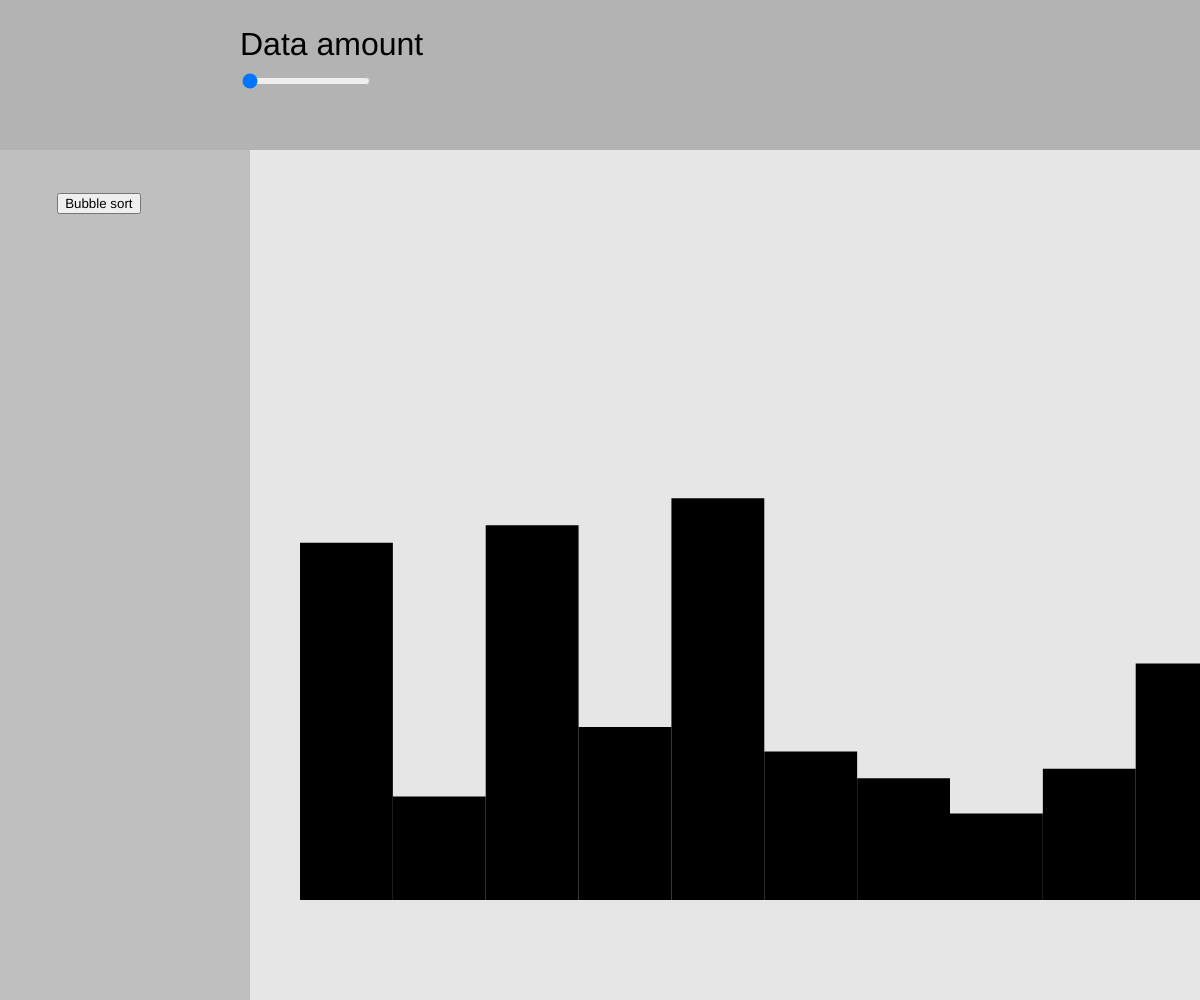
Frame 1 (no input)
Frame 60 (no input): identical to frame 1, image omitted
Frame 120 (the mouse pressed at the canvas centre since frame 60): identical to frame 1, image omitted

The p5.js sketch that drew this single still picture (run headless with seeded random() and noise() and a simulated clock; from frame 60 on, the mouse is pressed at the canvas centre):

// p5.js sketch
// ── sketch.js

let bg_color = (255, 243, 230);
let nav_color = (255, 218, 179);
let side_color = (191, 191, 191);
let nav_height = 150;
let side_width = 250;
let sizeSlider;
let margin_side;
let margin_vertical;
let w_space;
let max_size;
let amount;
let bubble_sort_button;
let sort_type;
let is_sorting;
let index_i, index_j;
let arr = [];

function setup() {
    createCanvas(windowWidth,windowHeight);
    let nav_height = windowHeight/7;
    let side_width =  windowWidth/7;
    is_sorting = false;
    index_i=0;
    index_j=0;
    background(bg_color);
  
    //navbar
    fill(nav_color);
    noStroke();
    rect(0,0,windowWidth,nav_height); 
    //sidebar
    fill(side_color);
    noStroke();
    rect(0,nav_height,side_width, (windowHeight-nav_height));
  
    //slider
    sizeSlider = createSlider(5, 500, 5);
    sizeSlider.position((windowWidth/5),(nav_height/2));
    fill(0, 0, 0);
    textSize(32);
    text('Data amount', (sizeSlider.x), (nav_height/2)-10);

    //algorithm selection
    bubble_sort_button = createButton('Bubble sort');
    bubble_sort_button.position((side_width/3), (nav_height+50));

    //content
    amount = 10;
    max_size = (windowHeight / 2);
    let r;
    for (let i=0; i < amount; i++){
        r = random(max_size);
        append(arr, r);
    }
    //displaying content
    margin_side = 50;
    margin_vertical = 100;
    w_space = ((windowWidth - (2 * margin_side) - side_width) / amount);

    for(let i=0; i < amount; i++){
        fill(0,0,0);
        rect((side_width  + margin_side + (w_space * i)), (windowHeight - margin_vertical -arr[i]), w_space, arr[i]);
    }

    sizeSlider.input(updateSlider);
    bubble_sort_button.mousePressed(bubbleSort);
}

function updateSlider(){
    if( !is_sorting ){
        amount = sizeSlider.value();
        w_space = ((windowWidth - (2 * margin_side) - side_width) / amount);
        arr.splice(0, arr.length);
        for(let i=0; i < amount; i++){
            let r = random(max_size);
            append(arr,r);
        }
        //console.log(arr);
    }
}

function bubbleSort(){
    sort_type = 1;
    is_sorting = true;
}

function display_bars(){
    background(bg_color);
    //navbar
    fill(nav_color);
    noStroke();
    rect(0,0,windowWidth,nav_height);
    fill(0,0,0);
    textSize(32);
    text('Data amount', (sizeSlider.x), (nav_height/2)-20); 
    //sidebar
    fill(side_color);
    noStroke();
    rect(0,nav_height,side_width, (windowHeight-nav_height));

}


function draw(){
    display_bars();
    frameRate(150);
    //display static
    if( !is_sorting ){
        fill(0,0,0);
        noStroke();
        for(let i=0; i < amount; i++){
            rect((side_width  + margin_side + (w_space * i)), (windowHeight - margin_vertical - arr[i]), w_space, arr[i]);
        }
    }
    else{
        switch(sort_type){
            //bubble sort
            case 1:
                let tmp;
                if( arr[index_j] > arr[index_j+1] ){
                    tmp = arr[index_j];
                    arr[index_j] = arr[index_j+1];
                    arr[index_j+1] = tmp;

                }
                console.log(index_i, index_j)      
                if( index_i < amount){
                    index_j = index_j + 1;
                    if( index_j >= (amount-index_i-1)){
                        index_j = 0;
                        index_i = index_i + 1;  
                    }
                }  else{
                    console.log(arr);
                    index_i = 0;
                    index_j = 0;
                    is_sorting = false;
                }
                fill(0,0,0);
                noStroke();
                for(let i=0; i < amount; i++){
                    if(( i == index_i ) || (i == index_j)){
                        fill(202, 3, 252);
                    }
                    else{
                        fill(0,0,0);
                    }
                    rect((side_width  + margin_side + (w_space * i)), (windowHeight - margin_vertical - arr[i]), w_space, arr[i]);
                }



                break;
        }
    }


}











/*


let yPos = 0;
let arr=[];
let ile=5;
let margin = 200;


function setup() {
  // setup() runs once

  createCanvas(windowWidth, windowHeight);
  frameRate(30);


  for(let i=0; i< 5 ; i++){
	let r = random(windowHeight-50);
	append(arr,r);
}

  for(let i=0; i< 5 ; i++){
	rect(0+(((windowWidth)/5)*i),windowHeight-arr[i],windowWidth/5,arr[i]);
  }


  slider = createSlider(10, 1000,20);

  slider.input(updateSlider);
}
function updateSlider(){
	ile = slider.value();
	arr.splice(0, arr.length);
	for(let i=0; i<ile; i++){
		let r = random(windowHeight-150);
		append(arr,r);
	}
	console.log(arr)
}

function draw() {
	


  background(204);
 
  let c = (255, 204, 0);
  fill(c);
  noStroke();

  for(let i=0; i<ile; i++){
	rect(0+(((windowWidth)/ile)*i),windowHeight-arr[i],windowWidth/ile,arr[i]);
  }
}*/
